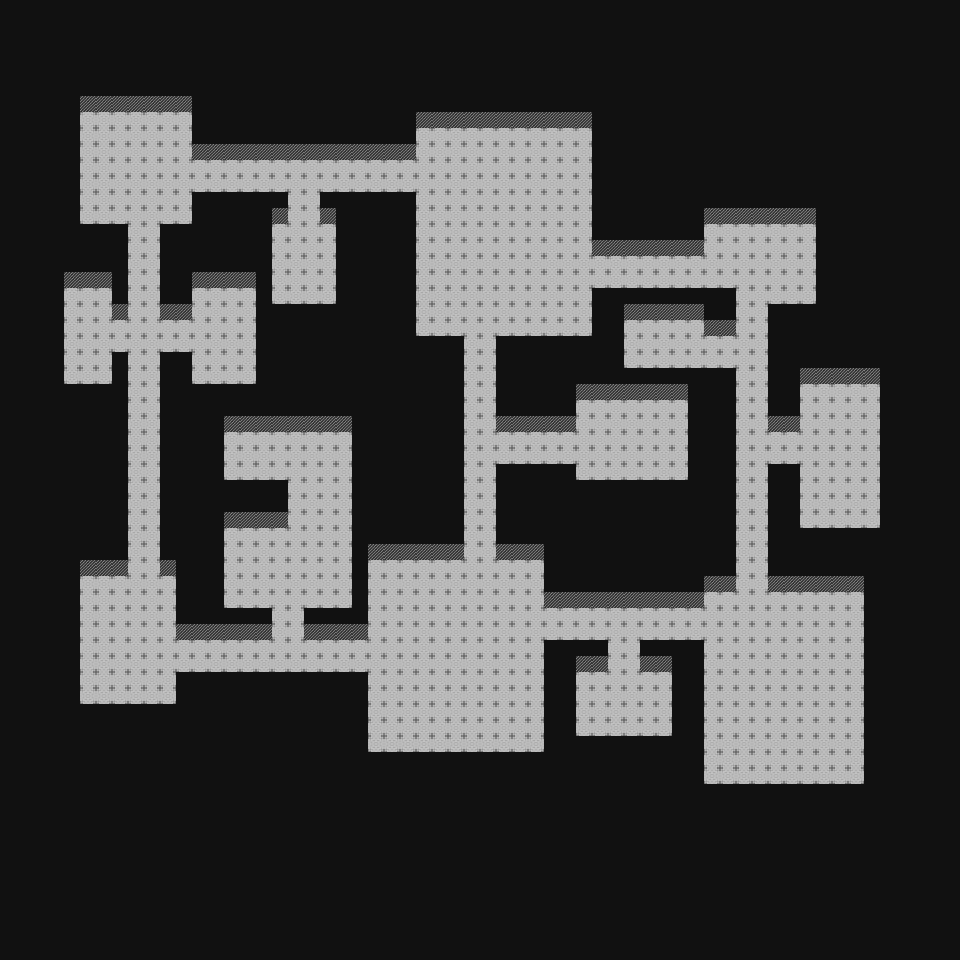

Tiled map render using the project's own tile images. Description and the map definition, with tile-layer contents summarised, below:
An orthogonal 60x60 tile map with 16x16 px tiles, 3 tile layers (Roof, Floor, Wall), 1 hidden layer not drawn and 98 objects.

<map version="1.4" tiledversion="1.4.2" orientation="orthogonal" renderorder="right-down" width="60" height="60" tilewidth="16" tileheight="16" infinite="0" nextlayerid="8" nextobjectid="114">
 <tileset firstgid="1" source="Tiles2.tsx" />
 <layer id="3" name="Roof" width="60" height="60">
  <data>[3600 cells, 3600 non-empty, 1 distinct tile ids]</data>
 </layer>
 <layer id="1" name="Floor" width="60" height="60">
  <data>[3600 cells, 1014 non-empty, 1 distinct tile ids]</data>
 </layer>
 <layer id="2" name="Wall" width="60" height="60">
  <data>[3600 cells, 143 non-empty, 2 distinct tile ids]</data>
 </layer>
 <layer id="4" name="Objects" width="60" height="60" visible="0">
  <data>[3600 cells, 7 non-empty, 1 distinct tile ids]</data>
 </layer>
 <objectgroup id="5" name="Stop">
  <object id="12" x="560" y="304" width="16" height="16" />
  <object id="13" x="592" y="464" width="16" height="16" />
  <object id="15" x="832" y="368" width="16" height="32" />
  <object id="16" x="720" y="752" width="16" height="16" />
  <object id="18" x="240" y="448" width="16" height="16" />
  <object id="19" x="224" y="352" width="16" height="16" />
  <object id="20" x="80" y="304" width="16" height="16" />
  <object id="21" x="288" y="272" width="16" height="16" />
  <object id="22" x="144" y="96" width="16" height="32" />
  <object id="23" x="176" y="672" width="192" height="160" />
  <object id="24" x="368" y="752" width="176" height="80" />
  <object id="25" x="544" y="640" width="32" height="192" />
  <object id="26" x="576" y="736" width="96" height="96" />
  <object id="27" x="576" y="640" width="32" height="16" />
  <object id="28" x="640" y="640" width="32" height="16" />
  <object id="29" x="672" y="640" width="32" height="192" />
  <object id="30" x="704" y="784" width="160" height="48" />
  <object id="31" x="864" y="528" width="64" height="304" />
  <object id="32" x="880" y="368" width="48" height="160" />
  <object id="33" x="768" y="464" width="32" height="64" />
  <object id="34" x="768" y="528" width="96" height="48" />
  <object id="35" x="768" y="304" width="32" height="112" />
  <object id="36" x="800" y="304" width="128" height="64" />
  <object id="37" x="816" y="208" width="112" height="96" />
  <object id="38" x="704" y="48" width="224" height="160" />
  <object id="39" x="592" y="48" width="112" height="192" />
  <object id="40" x="416" y="48" width="176" height="64" />
  <object id="41" x="192" y="48" width="224" height="96" />
  <object id="42" x="80" y="48" width="112" height="48" />
  <object id="43" x="16" y="48" width="64" height="176" />
  <object id="44" x="112" y="224" width="16" height="80" />
  <object id="45" x="16" y="224" width="96" height="48" />
  <object id="46" x="16" y="272" width="48" height="112" />
  <object id="47" x="112" y="352" width="16" height="32" />
  <object id="48" x="16" y="384" width="112" height="176" />
  <object id="49" x="16" y="560" width="64" height="144" />
  <object id="50" x="16" y="704" width="160" height="128" />
  <object id="51" x="624" y="288" width="80" height="16" />
  <object id="52" x="704" y="288" width="32" height="32" />
  <object id="53" x="592" y="288" width="32" height="48" />
  <object id="54" x="496" y="336" width="128" height="48" />
  <object id="55" x="496" y="384" width="80" height="32" />
  <object id="56" x="624" y="368" width="64" height="16" />
  <object id="57" x="688" y="368" width="48" height="208" />
  <object id="58" x="688" y="576" width="16" height="16" />
  <object id="59" x="576" y="480" width="112" height="112" />
  <object id="60" x="544" y="544" width="32" height="48" />
  <object id="61" x="496" y="464" width="80" height="80" />
  <object id="62" x="416" y="336" width="48" height="208" />
  <object id="63" x="368" y="192" width="48" height="352" />
  <object id="64" x="320" y="192" width="16" height="16" />
  <object id="65" x="336" y="192" width="32" height="224" />
  <object id="66" x="352" y="416" width="16" height="208" />
  <object id="67" x="304" y="608" width="48" height="16" />
  <object id="68" x="160" y="352" width="32" height="32" />
  <object id="69" x="160" y="384" width="32" height="176" />
  <object id="70" x="176" y="560" width="48" height="64" />
  <object id="71" x="224" y="608" width="48" height="16" />
  <object id="72" x="224" y="480" width="64" height="32" />
  <object id="73" x="192" y="384" width="32" height="176" />
  <object id="74" x="224" y="384" width="112" height="32" />
  <object id="75" x="256" y="304" width="80" height="80" />
  <object id="76" x="256" y="272" width="16" height="32" />
  <object id="77" x="272" y="192" width="16" height="16" />
  <object id="78" x="192" y="192" width="80" height="80" />
  <object id="79" x="160" y="224" width="32" height="80" />
 </objectgroup>
 <objectgroup id="6" name="Teleporters">
  <object id="80" x="144" y="112" width="16" height="16" />
  <object id="81" x="80" y="304" width="16" height="16" />
  <object id="82" x="224" y="352" width="16" height="16" />
  <object id="83" x="288" y="272" width="16" height="16" />
  <object id="84" x="240" y="448" width="16" height="16" />
  <object id="85" x="592" y="464" width="16" height="16" />
  <object id="86" x="560" y="304" width="16" height="16" />
  <object id="87" x="832" y="384" width="16" height="16" />
  <object id="88" x="720" y="752" width="16" height="16" />
 </objectgroup>
 <objectgroup id="7" name="Nodes">
  <object id="89" x="128" y="160" width="32" height="32" />
  <object id="90" x="288" y="160" width="32" height="32" />
  <object id="91" x="288" y="240" width="32" height="32" />
  <object id="92" x="464" y="160" width="32" height="32" />
  <object id="93" x="464" y="256" width="32" height="32" />
  <object id="94" x="736" y="256" width="32" height="32" />
  <object id="95" x="736" y="336" width="32" height="32" />
  <object id="96" x="640" y="336" width="32" height="32" />
  <object id="97" x="464" y="432" width="32" height="32" />
  <object id="98" x="624" y="432" width="32" height="32" />
  <object id="99" x="736" y="432" width="32" height="32" />
  <object id="100" x="832" y="432" width="32" height="32" />
  <object id="101" x="736" y="608" width="32" height="32" />
  <object id="102" x="608" y="608" width="32" height="32" />
  <object id="103" x="608" y="688" width="32" height="32" />
  <object id="104" x="464" y="608" width="32" height="32" />
  <object id="107" x="464" y="640" width="32" height="32" />
  <object id="108" x="272" y="640" width="32" height="32" />
  <object id="109" x="272" y="544" width="32" height="32" />
  <object id="110" x="128" y="640" width="32" height="32" />
  <object id="111" x="128" y="320" width="32" height="32" />
  <object id="112" x="208" y="320" width="32" height="32" />
  <object id="113" x="64" y="320" width="32" height="32" />
 </objectgroup>
</map>